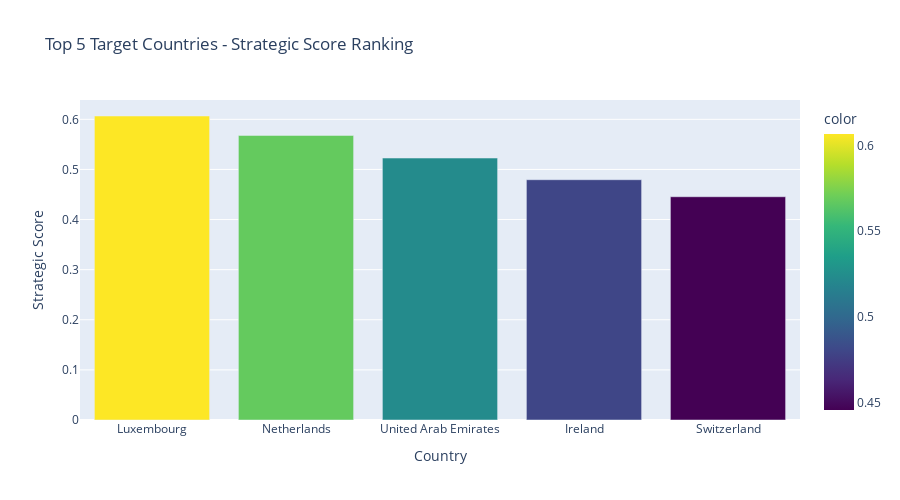

The code cell stored with this chart in its notebook:
### Code cell
# Define country-level ranking metrics
country_ranking_weights = {
    'GDP per Capita (current US$)': 0.25,        # Purchasing power
    'Import Dependency Ratio': 0.25,              # Import need
    'Poultry Consumption Growth Potential': 0.20, # Growth opportunity
    'Logistics Performance Index': 0.10,          # Infrastructure
    'Political Stability Index': 0.10,            # Stability
    'Poultry Consumption (kg)': 0.05,             # Current demand
    'Access to Electricity (%)': 0.05             # Infrastructure
}

# Normalize country metrics within the cluster
country_ranking_metrics = list(country_ranking_weights.keys())
normalized_target = pd.DataFrame(
    scaler.fit_transform(target_countries[country_ranking_metrics]), 
    columns=country_ranking_metrics, 
    index=target_countries.index
)

# Calculate country scores
target_countries['Country_Score'] = 0
for metric, weight in country_ranking_weights.items():
    target_countries['Country_Score'] += normalized_target[metric] * weight

# Sort and display top candidates
top_candidates = target_countries.sort_values('Country_Score', ascending=False)
cols_to_display = ['Country Name', 'Country_Score'] + country_ranking_metrics

print("Country-Level Analysis within the Selected Cluster")
print("Evaluating market opportunities based on strategic criteria\n")
print("Top 10 Target Countries (by strategic score):")
print(top_candidates[cols_to_display].head(10).to_string())

# Display top 5 visualization
top5 = top_candidates.head(5)
fig = px.bar(
    top5.reset_index(drop=True),
    x=top5['Country Name'].values,
    y=top5['Country_Score'].values,
    title='Top 5 Target Countries - Strategic Score Ranking',
    labels={'x': 'Country', 'y': 'Strategic Score'},
    color=top5['Country_Score'].values,
    color_continuous_scale='Viridis'
)

fig.update_layout(
    height=500,
    width=900,
    showlegend=False
)
fig.show()

best_country = top5.iloc[0]['Country Name']
best_score = top5.iloc[0]['Country_Score']

print(f"FINAL RECOMMENDATION")
print(f"Target Country: {best_country}")
print(f"Strategic Opportunity Score: {best_score:.4f}")

### Figure 1 — Plotly figure (JSON) as saved in the notebook; plotly's stock layout.template omitted (floating-point values rounded to 4 significant figures)
{"data": [{"hovertemplate": "Country=%{x}<br>Strategic Score=%{y}<br>color=%{marker.color}<extra></extra>", "legendgroup": "", "marker": {"color": [0.6067, 0.5679, 0.5227, 0.4795, 0.4455], "coloraxis": "coloraxis", "pattern": {"shape": ""}}, "name": "", "orientation": "v", "showlegend": false, "textposition": "auto", "type": "bar", "x": ["Luxembourg", "Netherlands", "United Arab Emirates", "Ireland", "Switzerland"], "xaxis": "x", "y": [0.6067, 0.5679, 0.5227, 0.4795, 0.4455], "yaxis": "y"}], "layout": {"barmode": "relative", "coloraxis": {"colorbar": {"title": {"text": "color"}}, "colorscale": [[0, "#440154"], [0.1111, "#482878"], [0.2222, "#3e4989"], [0.3333, "#31688e"], [0.4444, "#26828e"], [0.5556, "#1f9e89"], [0.6667, "#35b779"], [0.7778, "#6ece58"], [0.8889, "#b5de2b"], [1, "#fde725"]]}, "height": 500, "legend": {"tracegroupgap": 0}, "showlegend": false, "title": {"text": "Top 5 Target Countries - Strategic Score Ranking"}, "width": 900, "xaxis": {"anchor": "y", "domain": [0, 1], "title": {"text": "Country"}}, "yaxis": {"anchor": "x", "domain": [0, 1], "title": {"text": "Strategic Score"}}}}
